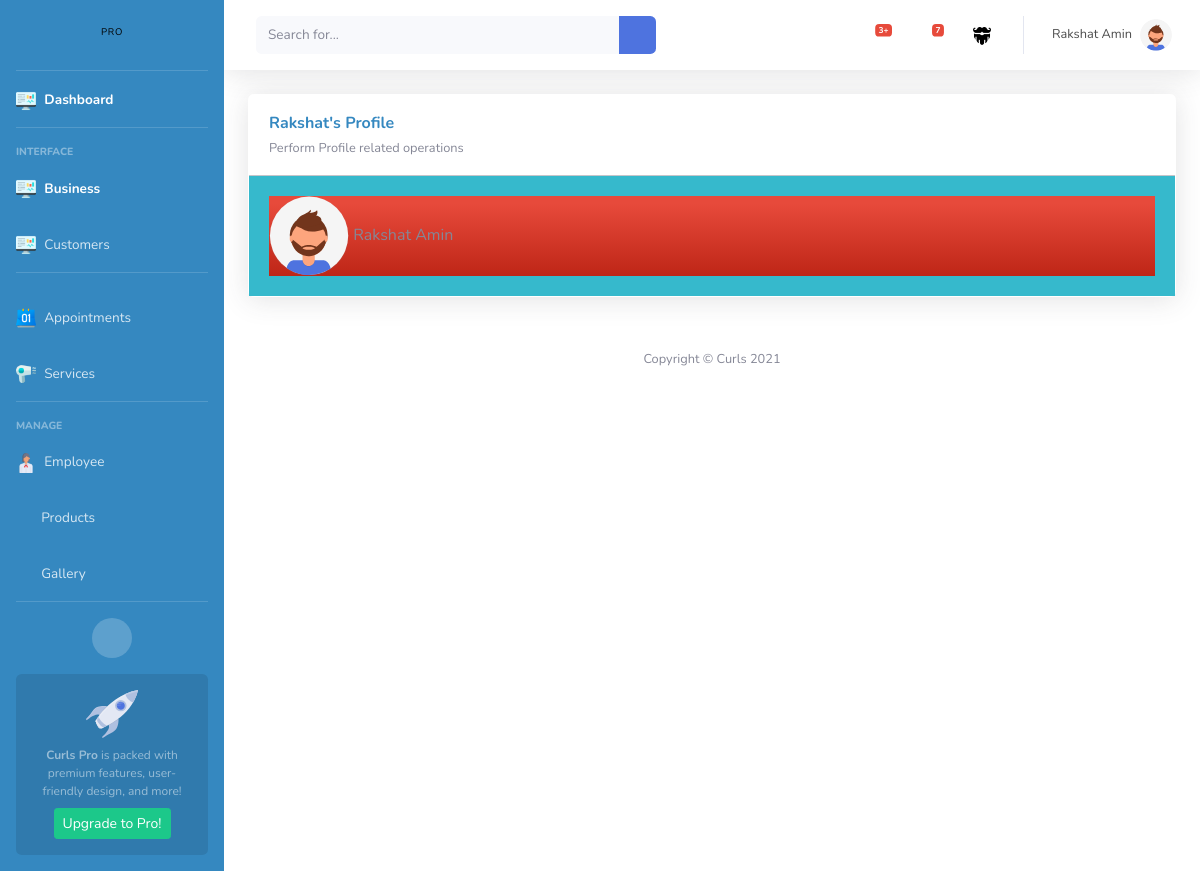
The app's page /business/profile (signed in) with its own data.
### users/models.py (models this page shows)
class MyUser(AbstractBaseUser):
    first_name = models.CharField(max_length=30,null=False)
    last_name = models.CharField(max_length=30,null=False)
    profile_pic = models.ImageField(null=True, blank=True,default = 'user_profile_pics/default.jpg',upload_to = 'user_profile_pics')
    email = models.EmailField(unique=True,null=False)
    gender = models.CharField(max_length=50,choices=GENDER_CHOICES, default='Male')
    groups = models.ManyToManyField(Group)
    contact = models.BigIntegerField(unique=True)
    is_superuser=models.BooleanField(default=False)
    def __str__(self) -> str:
        return f"{self.first_name} {self.last_name}"
    objects=MyUserManager()
    USERNAME_FIELD='contact'
    REQUIRED_FIELDS=[]

class Profile(models.Model):
    user = models.OneToOneField(MyUser, on_delete= models.CASCADE)
    image = models.ImageField(default = 'img/undraw_profile_2.svg',upload_to = 'profile_pics')

### users/views.py (the view)
# urls.py: path('business/profile',BusinessProfileView.as_view(),name='profile'),
class BusinessProfileView(ListView):
    model=MyUser
    template_name='curl_admin/profile.html'

### templates/curl_admin/profile.html (shortened to what this page needs)
{% extends "curl_admin/base.html" %}
{% block content %} {{user}} {% endblock  %}
{% block body %}
<div class="card shadow mb-4">
    <div class="card-header py-3">
       <h6 class="m-0 font-weight-bold d-inline header-text">{{user.first_name}}'s Profile</h6><br>
       <small class="text-secondary">Perform Profile related operations</small>
    </div>
    <div class="card-body bg-info">
        <div class="bg-gradient-danger">
            <img src="{{user.profile.image.url}}" width="80px" alt="">
            <label for="" class=""> {{user.first_name}} {{user.last_name}}</label>
        </div>
    </div>
</div>
{% endblock %}

### static/css/myadmin.css (style rules this page uses)
:root { --primary-color : #3588c0; --secondary-color : #3588c0; --text : #4d4d4d; --clr-white : #fff; --card : #fff; --page : #fff; --card-header : #fff; --header-text : #3588c0; --cardborder : #fff; --borderbottom : 1px solid #c4c5ca; --table-data : grey; }
.header-text { color: var(--header-text); }
.card-header { background-color: var(--card-header); }
.card { background-color: var(--card); border-color: var(--cardborder); }
.card-header { border-bottom: var(--borderbottom) !important; }

### records on screen
MyUser: password+first_name+last_name "Rakshat Amin", first_name "Rakshat", profile.image (picture), last_name "Amin"
